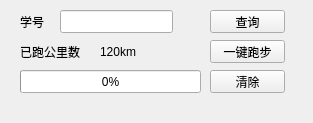
<?xml version="1.0" encoding="UTF-8"?>
<ui version="4.0">
 <class>Form</class>
 <widget class="QWidget" name="Form">
  <property name="geometry">
   <rect>
    <x>0</x>
    <y>0</y>
    <width>313</width>
    <height>123</height>
   </rect>
  </property>
  <property name="windowTitle">
   <string>Form</string>
  </property>
  <widget class="QProgressBar" name="progressBar">
   <property name="geometry">
    <rect>
     <x>20</x>
     <y>70</y>
     <width>181</width>
     <height>23</height>
    </rect>
   </property>
   <property name="value">
    <number>0</number>
   </property>
  </widget>
  <widget class="QLabel" name="label_2">
   <property name="geometry">
    <rect>
     <x>20</x>
     <y>40</y>
     <width>61</width>
     <height>23</height>
    </rect>
   </property>
   <property name="text">
    <string>已跑公里数</string>
   </property>
  </widget>
  <widget class="QPushButton" name="query">
   <property name="geometry">
    <rect>
     <x>210</x>
     <y>10</y>
     <width>75</width>
     <height>23</height>
    </rect>
   </property>
   <property name="text">
    <string>查询</string>
   </property>
  </widget>
  <widget class="QLabel" name="label_3">
   <property name="geometry">
    <rect>
     <x>100</x>
     <y>40</y>
     <width>111</width>
     <height>23</height>
    </rect>
   </property>
   <property name="text">
    <string>120km</string>
   </property>
  </widget>
  <widget class="QLabel" name="label">
   <property name="geometry">
    <rect>
     <x>20</x>
     <y>10</y>
     <width>31</width>
     <height>23</height>
    </rect>
   </property>
   <property name="text">
    <string>学号</string>
   </property>
  </widget>
  <widget class="QLineEdit" name="lineEdit">
   <property name="geometry">
    <rect>
     <x>60</x>
     <y>10</y>
     <width>113</width>
     <height>23</height>
    </rect>
   </property>
  </widget>
  <widget class="QPushButton" name="runrun">
   <property name="geometry">
    <rect>
     <x>210</x>
     <y>40</y>
     <width>75</width>
     <height>23</height>
    </rect>
   </property>
   <property name="text">
    <string>一键跑步</string>
   </property>
  </widget>
  <widget class="QPushButton" name="dele">
   <property name="geometry">
    <rect>
     <x>210</x>
     <y>70</y>
     <width>75</width>
     <height>23</height>
    </rect>
   </property>
   <property name="text">
    <string>清除</string>
   </property>
  </widget>
 </widget>
 <resources/>
 <connections/>
</ui>
